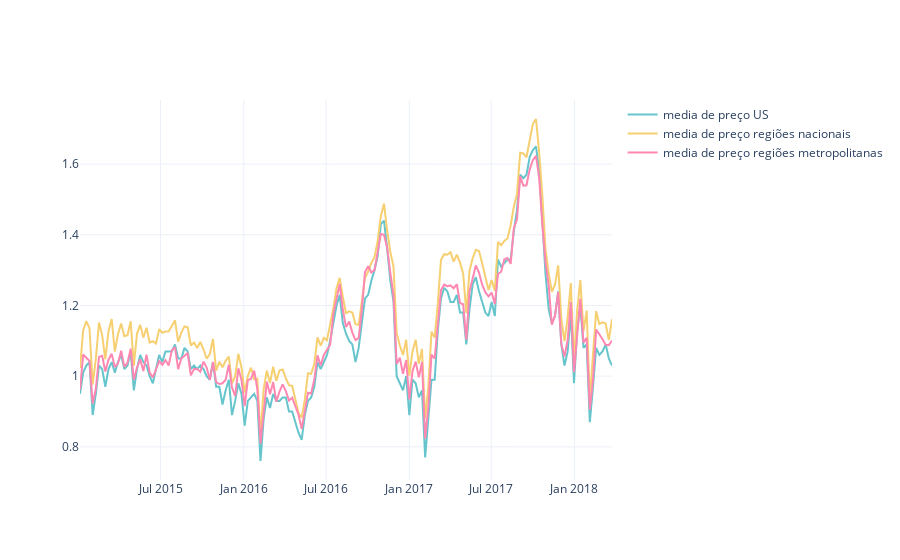

Here is the notebook cell this chart was saved with:
### Code cell
mask_estados = (df.type == 'conventional') & df.region.isin(lista_estados)
mask_regiao = (df.type == 'conventional') & df.region.isin(lista_regioes)
mask_total = (df.type == 'conventional') & (df.region == 'TotalUS')




average_price_total   = df.loc[mask_total,['date','average_price']].groupby('date')['average_price'].mean()  
average_price_estados = df.loc[mask_regiao, ['date','average_price']].groupby('date')['average_price'].mean()
average_price_regioes = df.loc[mask_estados,['date','average_price']].groupby('date')['average_price'].mean()

fig = go.Figure()

fig.add_trace(
    go.Scatter(
        x=average_price_total.index,
        y=average_price_total,
        name="media de preço US",
        marker=dict(color=CORES_PASTEL[0])
    )
)

fig.add_trace(
    go.Scatter(
        x=average_price_regioes.index,
        y=average_price_regioes,
        name="media de preço regiões nacionais",
        marker=dict(color=CORES_PASTEL[1])
    )
)

fig.add_trace(
    go.Scatter(
        x=average_price_estados.index,
        y=average_price_estados,
        name="media de preço regiões metropolitanas",
        marker=dict(color=CORES_PASTEL[2])
    )
)

fig.show()
#px.line(
#    _df,
#    x='date',
#    y=['conventional','organic']#,'media']
#)

### Figure 1 — Plotly figure (JSON) as saved in the notebook; plotly's stock layout.template omitted (floating-point values rounded to 4 significant figures; data arrays with more than 128 entries replaced by an {"elided": "..."} marker saying what was removed)
{"data": [{"marker": {"color": "rgb(102, 197, 204)"}, "name": "media de preço US", "type": "scatter", "x": {"elided": "169 str values"}, "y": {"elided": "169 float values"}}, {"marker": {"color": "rgb(246, 207, 113)"}, "name": "media de preço regiões nacionais", "type": "scatter", "x": {"elided": "169 str values"}, "y": {"elided": "169 float values"}}, {"marker": {"color": "rgb(254, 136, 177)"}, "name": "media de preço regiões metropolitanas", "type": "scatter", "x": {"elided": "169 str values"}, "y": {"elided": "169 float values"}}], "layout": {}}
